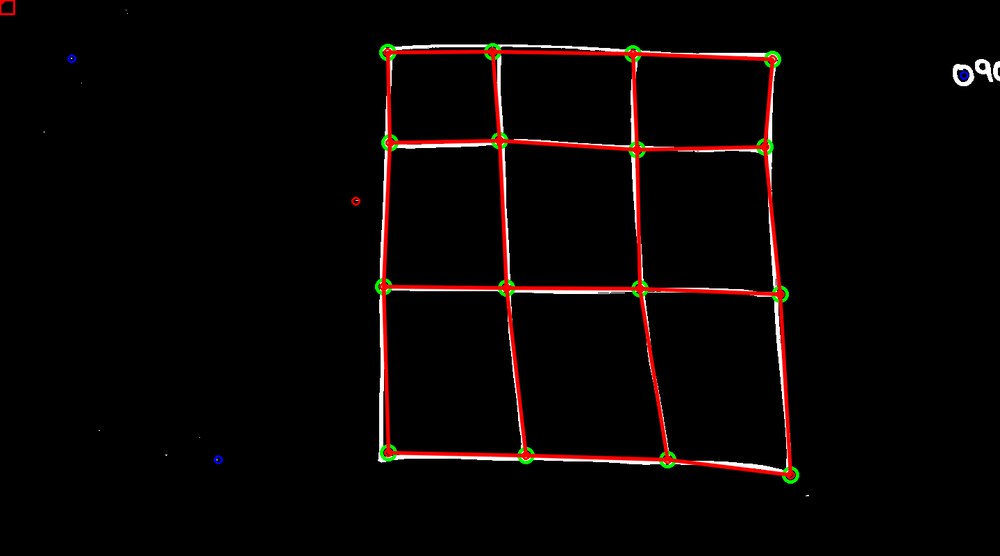
#> input picture line_drawn.png, 1000 x 556 px, shrunk from 1440 x 800 before the run
$ python -i image_processing.py   (imports and definitions only)   (older library calls are emulated)
#> lines starting #> are read from the running program, lines starting #| are printed output that depends on the picture; after the words box and inside, x2 and y2 are one past the last pixel; in counts of white or black regions, pixels touching at a corner belong together
#> further down, picture is the input picture: shape (556, 1000, 3); mean B, G, R 3.5, 4.2, 9
import cv2
import numpy as np
import os

jump_thresh = 20

# [88 lines left out: functions preprocessing, drawLines, get_strong_lines, process_line, not called in this run]

# remove points that are close proximity with each other (except one)


def get_strong_points(points, frame=None):
    # FIRST HALF: single out points with multiple detected points

    # by default points are sorted by the x axis; due to method used in thresholding
    first_res = np.zeros([points.shape[0], 2])
    point_count = 0
    idx = 0
    # x_baseline = points[0][0]
    for i in range(len(points)):
        # group of similar x [idx,end_point)
        # refer to line 109 for end_point
        if i == len(points)-1 or points[i+1, 0]-points[i, 0] >= jump_thresh:
            # end_point is not included in the group
            end_point = min(i+1, len(points))
            '''
            cv2.line(frame, (points[idx][0], 0),
                     (points[idx][0], 1000), (255, 255, 0), 2)
            cv2.line(frame, (points[end_point-1][0], 0),
                     (points[end_point-1][0], 1000), (255, 0, 0), 2)
            '''
            if end_point-idx+1 <= 20:
                idx = i+1
                continue
            # at this point I can either slice it or keep a record of the slicing index;
            # not sure which is more efficient in python
            points[idx:end_point] = points[points[idx:end_point, 1].argsort()+idx]
            _idx = idx
            for j in range(idx, end_point):
                if j == end_point-1 or points[j+1, 1]-points[j, 1] >= jump_thresh:
                    '''
                    cv2.line(frame, (points[idx][0], 0),
                     (points[idx][0], 1000), (255, 255, 0), 2)
                    cv2.line(frame, (points[i][0], 0),
                            (points[i][0], 1000), (255, 0, 0), 2)
                    '''
                    mid_point = (int)((_idx+j)/2)
                    first_res[point_count] = points[mid_point]
                    point_count += 1
                    _idx = j
            idx = i+1
    first_res =  first_res[:point_count]

    if __debug__:
        for point in first_res.astype(int):
            cv2.circle(frame, point, 5, (255, 0, 0), 2)

    # SECOND HALF: single out points that are part of the edges of grid;
    # METHOD: check how many x and y coordinates are similar
    # Because in a 3 by 3 grid within a square, a point should have 3 other points where x are similar and 3 other points where y are similar
    sim_num_thresh = 3
    sim_jump_thresh = 50

    # filter small similar x size
    first_res = first_res[first_res[:,0].argsort()]
    second_res = np.zeros(first_res.shape)

    idx = 0
    for i in range(len(first_res)):
        sim_count = 0
        base_x = first_res[i][0]
        for j in range(len(first_res)):
            if i==j:
                continue
            else:
                if abs(base_x-first_res[j][0])<=sim_jump_thresh:
                    sim_count+=1
                if sim_count>=sim_num_thresh:
                    second_res[idx] = first_res[i]
                    idx+=1
                    break

    if __debug__:
        for point in second_res.astype(int):
            cv2.circle(frame, point, 5, (0, 0, 255), 2)
    ##################### X coord FINISH #####################
    second_res = second_res[:idx]
    second_res = second_res[second_res[:,1].argsort()]

    # filter small similar y size
    res = np.zeros(second_res.shape)
    idx = 0

    for i in range(len(second_res)):
        sim_count = 0
        base_y = second_res[i][1]
        for j in range(len(second_res)):
            if i==j:
                continue
            else:
                if abs(base_y-second_res[j][1])<=sim_jump_thresh:
                    sim_count+=1
                if sim_count>=sim_num_thresh:
                    res[idx] = second_res[i]
                    idx+=1
                    break
    res = res[:idx]
    ##################### Y coord FINISH #####################
    return res

def harris_corner_detection(img, frame=None):
    # to get a sense of how much a value is; debugging purposes
    cv2.rectangle(frame, (0, 0), (jump_thresh, jump_thresh), (0, 0, 255), 2)

    gray = cv2.cvtColor(img, cv2.COLOR_BGR2GRAY)
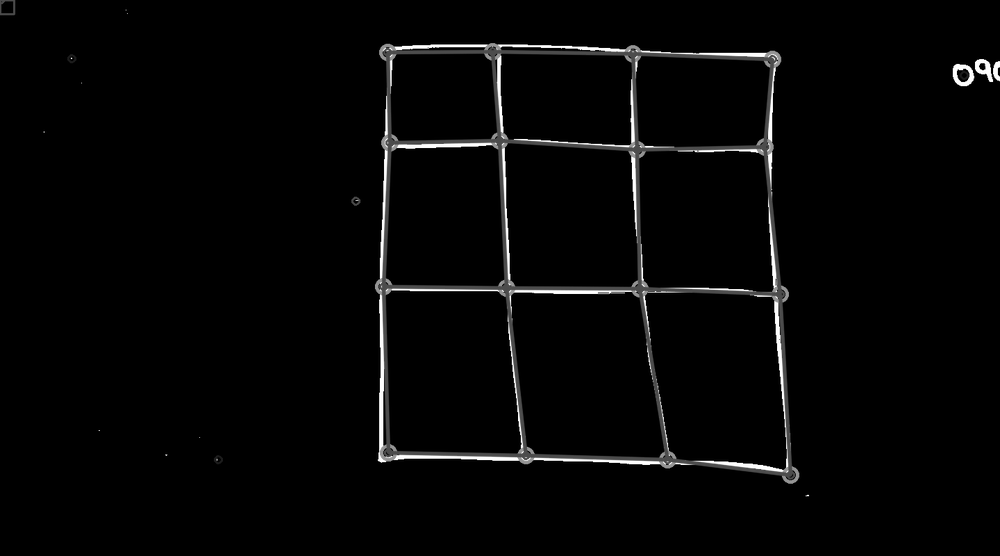
#> gray: shape (556, 1000); min 0, max 255, mean 5.6
    # find Harris corners
    blur = cv2.GaussianBlur(gray, (5, 5), 0)
    thresh_blur = cv2.adaptiveThreshold(blur, 255, 1, 1, 11, 2)
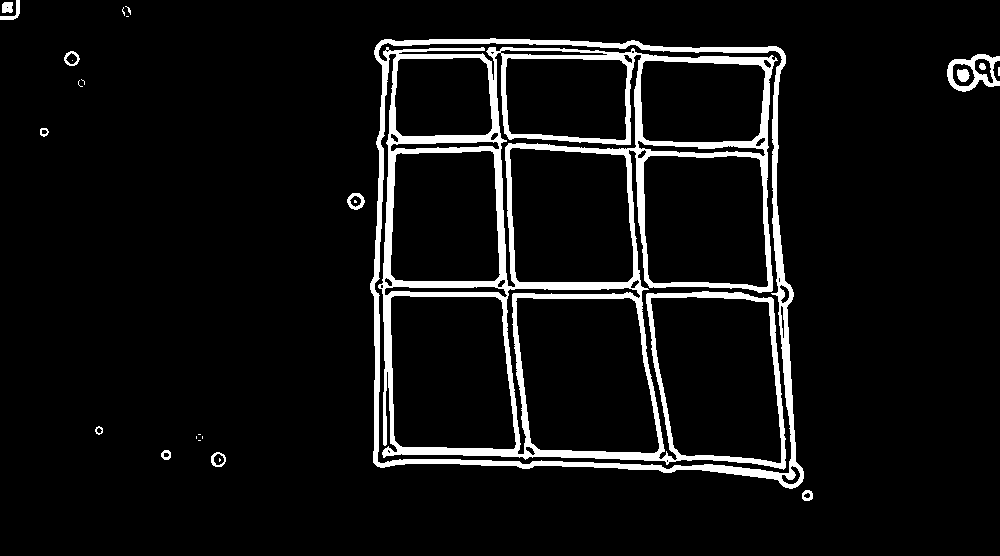
#> thresh_blur: shape (556, 1000); 6.9% white; 26 white regions (13 under 20 px), largest, box (x1, y1, x2, y2) and area: (370, 38, 804, 489) 36485, (947, 54, 1000, 92) 804, (347, 193, 365, 210) 151

    # honesty don't understand the significance of this
    blurred = np.float32(thresh_blur)
    dst = cv2.cornerHarris(blurred, 2, 3, 0.04)
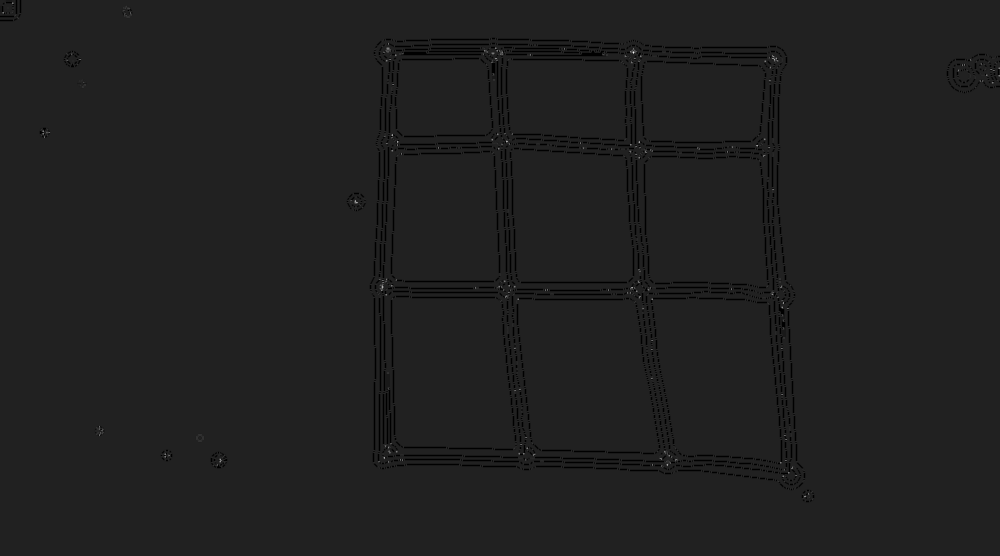
#> dst: shape (556, 1000) float32; min -169130016, max 1.12e+09, mean -4455907.5; drawn with min black and max white
    dst = cv2.dilate(dst, None)

    thresh = 0.4*dst.max()
#> thresh = 449515878.4
    points = np.zeros([dst.shape[0]*dst.shape[1], 2]).astype(int)
    idx = 0

    # Iterate through all the corners and draw them on the image (if they pass the threshold)
    for i in range(0, dst.shape[1]):
        for j in range(0, dst.shape[0]):
            if (dst[j, i] > thresh):
                # image, center pt, radius, color, thickness
                points[idx] = i, j
                idx += 1
#> after the loop, idx = 647

    points = points[:idx]

    points = get_strong_points(points, frame).astype(int)
    if __debug__:
        for point in points:
            cv2.circle(frame, point, 10, (0, 255, 0), 3)

    return points
    '''
    for j in range(0, dst.shape[0]):
        for i in range(0, dst.shape[1]):
            if(dst[j,i] > thresh):
                # image, center pt, radius, color, thickness
                cv2.circle(frame, (i, j), 1, (0,255,0), 1)
    '''

    '''
    for i in range(len(res)):
        cv2.circle(img,(res[i,0],res[i,1]), 4, (255,0,0), 2)

    img[res[:,1],res[:,0]]=[0,0,255]
    img[res[:,3],res[:,2]] = [0,255,0]
    '''


# [14 lines left out: function getBlackOnly, not called in this run]

>>> import cv2
>>> picture = cv2.imread('line_drawn.png')
>>> result = harris_corner_detection(picture)
#> result = 16 rows, first 8: [485, 50], [630, 52], [394, 54], [772, 58], [505, 140], [398, 141], [630, 143], [758, 144]

$ run again, on harris_hough.png
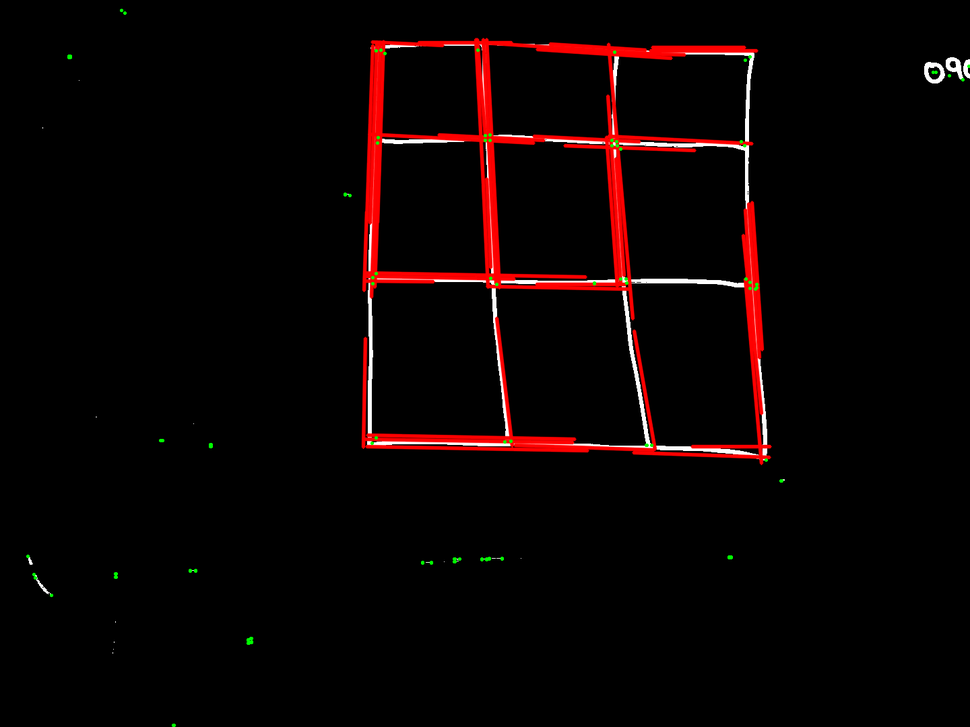
#> input picture harris_hough.png, 970 x 727 px, shrunk from 1440 x 1080 before the run
#> picture is the input picture: shape (727, 970, 3); mean B, G, R 2.5, 2.8, 10.8
#> in harris_corner_detection, `thresh_blur = cv2.adaptiveThreshold(blur, 255, 1, 1, 11, 2)`:
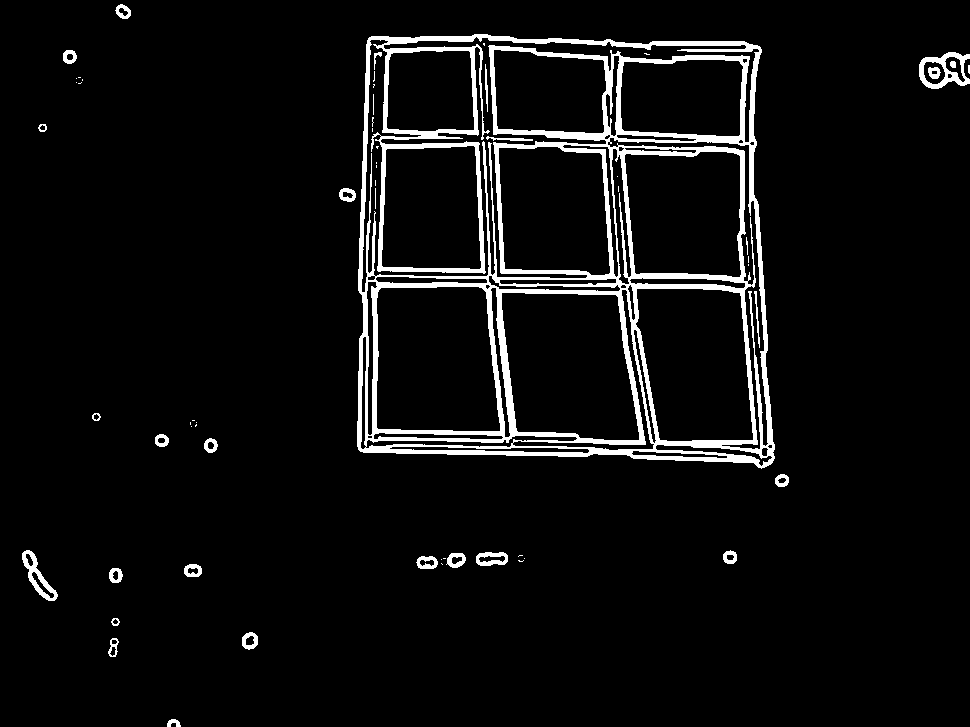
#> thresh_blur: shape (727, 970); 5.6% white; 61 white regions (31 under 20 px), largest, box (x1, y1, x2, y2) and area: (357, 34, 775, 469) 35459, (919, 52, 970, 89) 786, (22, 550, 58, 601) 554
#> in harris_corner_detection, `dst = cv2.cornerHarris(blurred, 2, 3, 0.04)`:
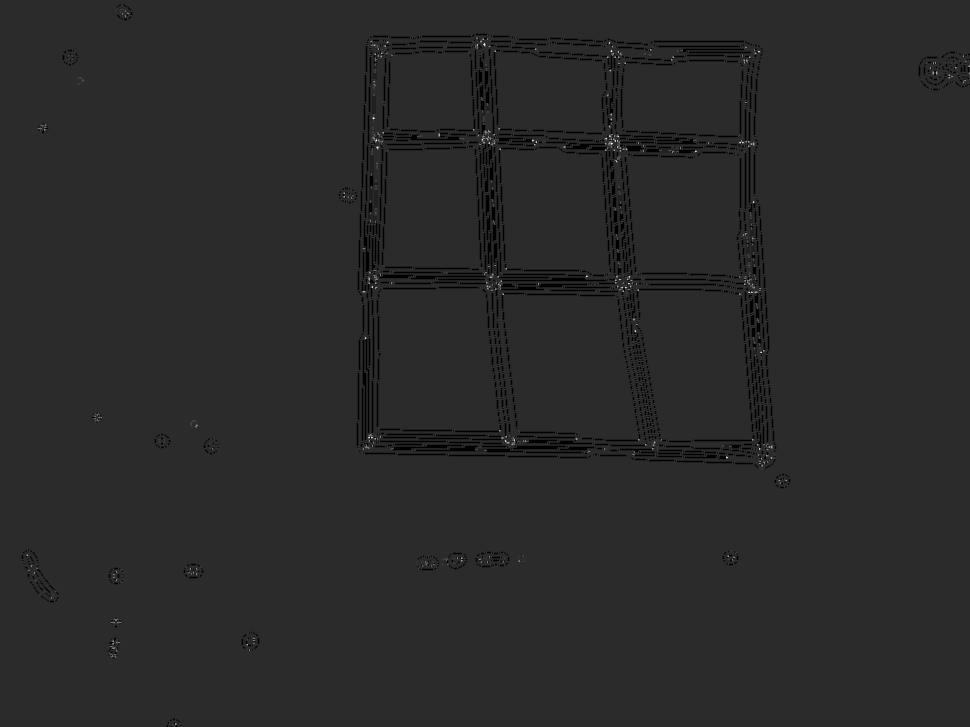
#> dst: shape (727, 970) float32; min -169130016, max 815259648, mean -4603394; drawn with min black and max white
#> thresh = 326103859.2
#> result = [[128, 14], [483, 45], [378, 49], [743, 55], [375, 81], [754, 201], [745, 234], [363, 248], [487, 281], [376, 282]]

$ run again, on idk.png
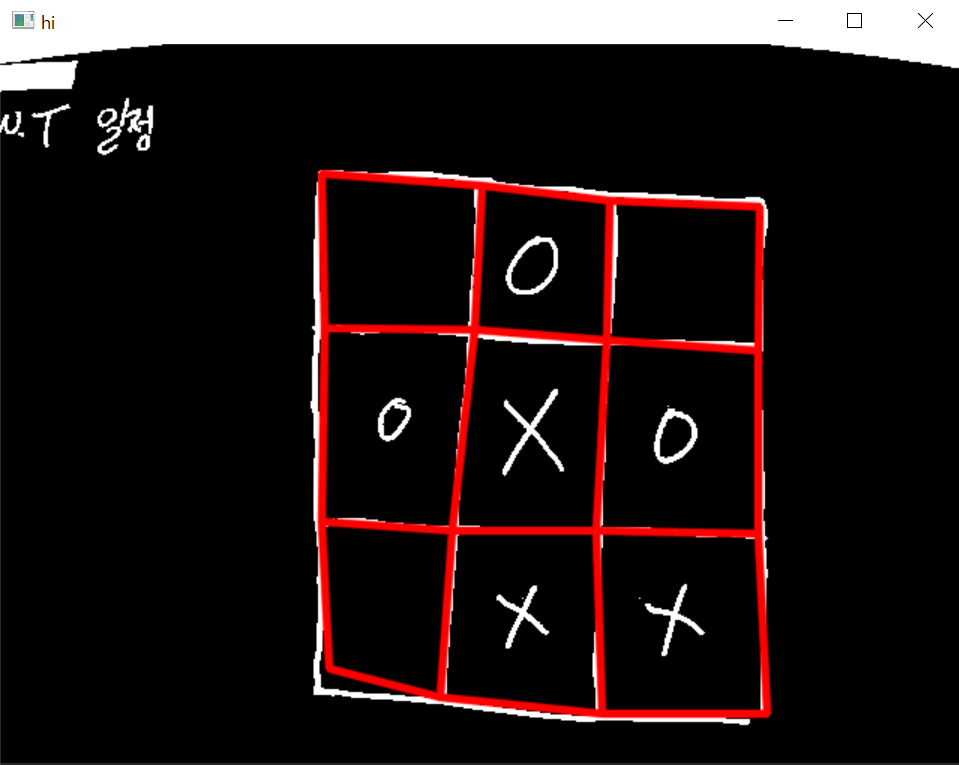
#> input picture idk.png, 959 x 765 px
#> picture is the input picture: shape (765, 959, 3); mean B, G, R 22.1, 22.1, 32.5
#> in harris_corner_detection, `thresh_blur = cv2.adaptiveThreshold(blur, 255, 1, 1, 11, 2)`:
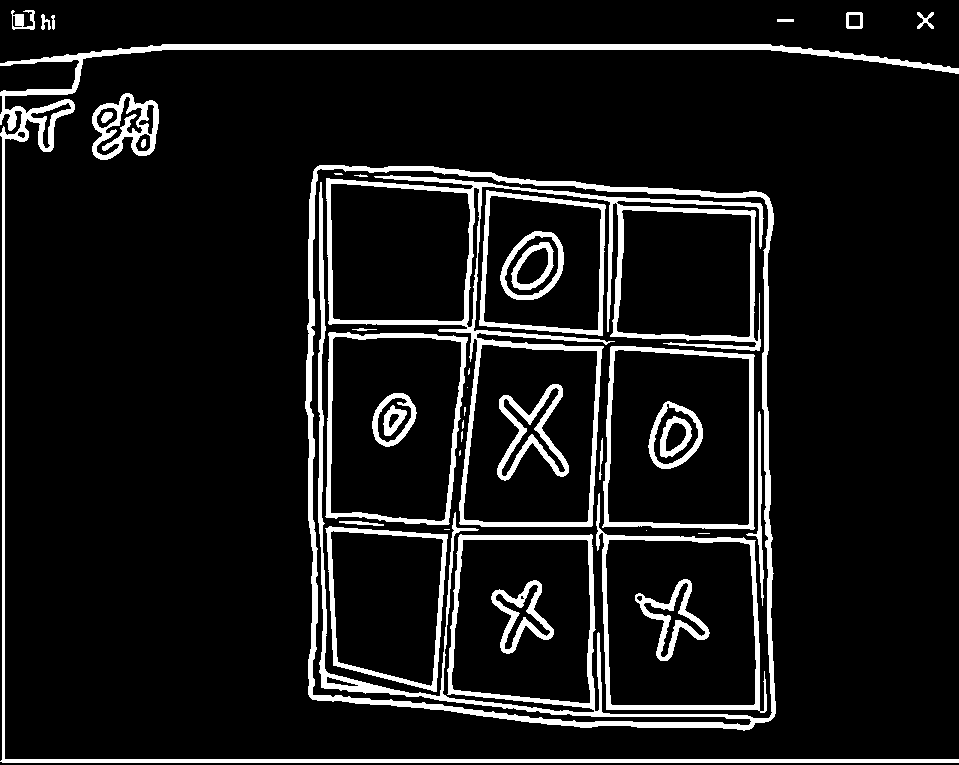
#> thresh_blur: shape (765, 959); 9.6% white; 41 white regions (10 under 20 px), largest, box (x1, y1, x2, y2) and area: (305, 165, 776, 731) 18181, (0, 44, 959, 763) 13310, (326, 175, 764, 527) 11894
#> in harris_corner_detection, `dst = cv2.cornerHarris(blurred, 2, 3, 0.04)`:
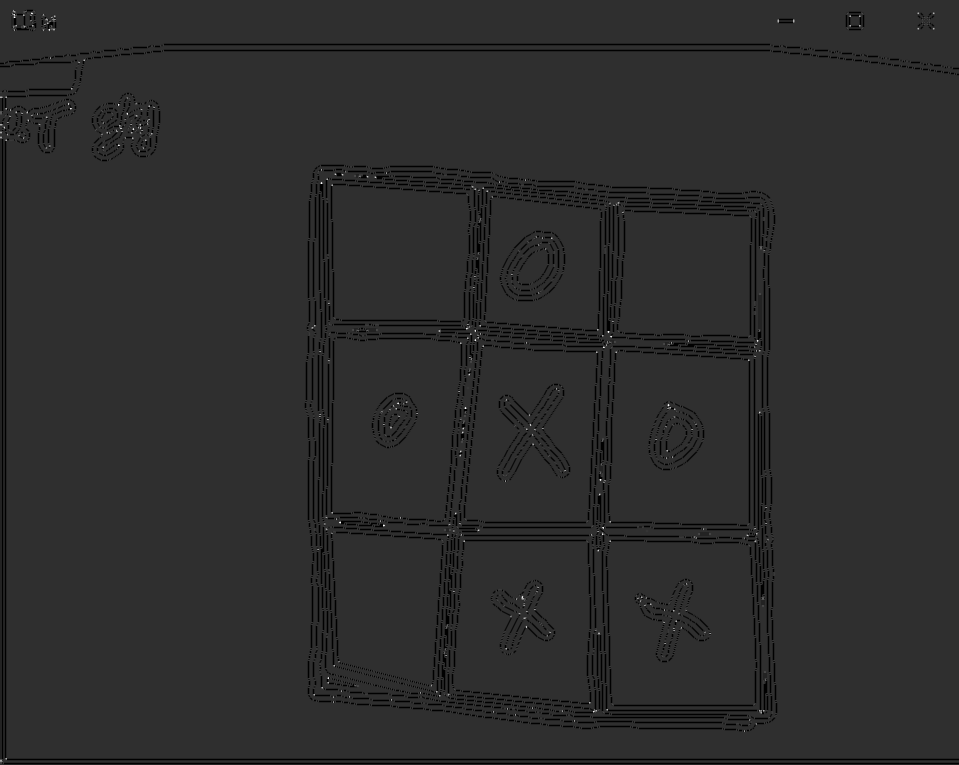
#> dst: shape (765, 959) float32; min -169130016, max 738126976, mean -7762298; drawn with min black and max white
#> thresh = 295250790.4
#> result = empty array
